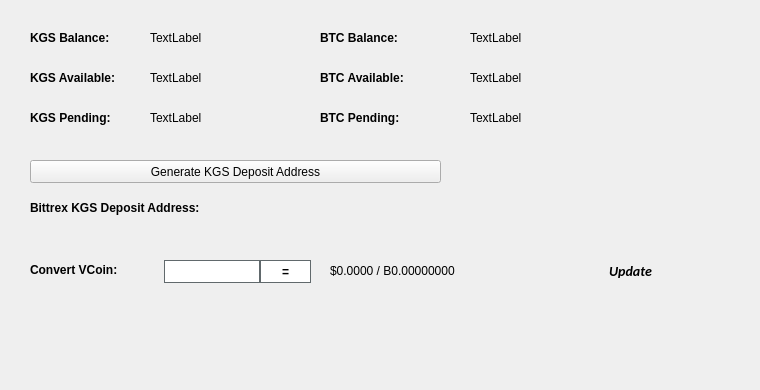
   <widget class="QWidget" name="BalanceTab">
    <attribute name="title">
     <string>Balance</string>
    </attribute>
    <widget class="QLabel" name="BitcoinBalanceLabel">
     <property name="geometry">
      <rect>
       <x>470</x>
       <y>30</y>
       <width>150</width>
       <height>16</height>
      </rect>
     </property>
     <property name="text">
      <string>TextLabel</string>
     </property>
    </widget>
    <widget class="QLabel" name="KGSBalanceLabel">
     <property name="geometry">
      <rect>
       <x>150</x>
       <y>30</y>
       <width>150</width>
       <height>16</height>
      </rect>
     </property>
     <property name="text">
      <string>TextLabel</string>
     </property>
    </widget>
    <widget class="QLabel" name="label_11">
     <property name="geometry">
      <rect>
       <x>30</x>
       <y>30</y>
       <width>101</width>
       <height>16</height>
      </rect>
     </property>
     <property name="font">
      <font>
       <weight>75</weight>
       <bold>true</bold>
      </font>
     </property>
     <property name="text">
      <string>KGS Balance:</string>
     </property>
    </widget>
    <widget class="QLabel" name="label_12">
     <property name="geometry">
      <rect>
       <x>320</x>
       <y>30</y>
       <width>101</width>
       <height>16</height>
      </rect>
     </property>
     <property name="font">
      <font>
       <weight>75</weight>
       <bold>true</bold>
      </font>
     </property>
     <property name="text">
      <string>BTC Balance:</string>
     </property>
    </widget>
    <widget class="QLabel" name="KGSAvailableLabel_2">
     <property name="geometry">
      <rect>
       <x>150</x>
       <y>70</y>
       <width>150</width>
       <height>16</height>
      </rect>
     </property>
     <property name="text">
      <string>TextLabel</string>
     </property>
    </widget>
    <widget class="QLabel" name="label_13">
     <property name="geometry">
      <rect>
       <x>30</x>
       <y>70</y>
       <width>111</width>
       <height>16</height>
      </rect>
     </property>
     <property name="font">
      <font>
       <weight>75</weight>
       <bold>true</bold>
      </font>
     </property>
     <property name="text">
      <string>KGS Available:</string>
     </property>
    </widget>
    <widget class="QLabel" name="label_14">
     <property name="geometry">
      <rect>
       <x>30</x>
       <y>110</y>
       <width>101</width>
       <height>16</height>
      </rect>
     </property>
     <property name="font">
      <font>
       <weight>75</weight>
       <bold>true</bold>
      </font>
     </property>
     <property name="text">
      <string>KGS Pending:</string>
     </property>
    </widget>
    <widget class="QLabel" name="KGSPendingLabel">
     <property name="geometry">
      <rect>
       <x>150</x>
       <y>110</y>
       <width>150</width>
       <height>16</height>
      </rect>
     </property>
     <property name="text">
      <string>TextLabel</string>
     </property>
    </widget>
    <widget class="QLabel" name="label_15">
     <property name="geometry">
      <rect>
       <x>320</x>
       <y>70</y>
       <width>111</width>
       <height>16</height>
      </rect>
     </property>
     <property name="font">
      <font>
       <weight>75</weight>
       <bold>true</bold>
      </font>
     </property>
     <property name="text">
      <string>BTC Available:</string>
     </property>
    </widget>
    <widget class="QLabel" name="BitcoinAvailableLabel">
     <property name="geometry">
      <rect>
       <x>470</x>
       <y>70</y>
       <width>150</width>
       <height>16</height>
      </rect>
     </property>
     <property name="text">
      <string>TextLabel</string>
     </property>
    </widget>
    <widget class="QLabel" name="label_31">
     <property name="geometry">
      <rect>
       <x>320</x>
       <y>110</y>
       <width>111</width>
       <height>16</height>
      </rect>
     </property>
     <property name="font">
      <font>
       <weight>75</weight>
       <bold>true</bold>
      </font>
     </property>
     <property name="text">
      <string>BTC Pending:</string>
     </property>
    </widget>
    <widget class="QLabel" name="BitcoinPendingLabel">
     <property name="geometry">
      <rect>
       <x>470</x>
       <y>110</y>
       <width>150</width>
       <height>16</height>
      </rect>
     </property>
     <property name="text">
      <string>TextLabel</string>
     </property>
    </widget>
    <widget class="QLabel" name="label_33">
     <property name="geometry">
      <rect>
       <x>30</x>
       <y>200</y>
       <width>221</width>
       <height>16</height>
      </rect>
     </property>
     <property name="font">
      <font>
       <weight>75</weight>
       <bold>true</bold>
      </font>
     </property>
     <property name="text">
      <string>Bittrex KGS Deposit Address:</string>
     </property>
    </widget>
    <widget class="QPushButton" name="GenDepositBTN">
     <property name="geometry">
      <rect>
       <x>30</x>
       <y>160</y>
       <width>411</width>
       <height>23</height>
      </rect>
     </property>
     <property name="text">
      <string>Generate KGS Deposit Address</string>
     </property>
     <property name="icon">
      <iconset resource="../kgs.qrc">
       <normaloff>:/icons/bitcoin</normaloff>:/icons/bitcoin</iconset>
     </property>
    </widget>
    <widget class="QLabel" name="DepositAddressLabel">
     <property name="geometry">
      <rect>
       <x>200</x>
       <y>200</y>
       <width>261</width>
       <height>16</height>
      </rect>
     </property>
     <property name="palette">
      <palette>
       <active>
        <colorrole role="WindowText">
         <brush brushstyle="SolidPattern">
          <color alpha="255">
           <red>0</red>
           <green>0</green>
           <blue>0</blue>
          </color>
         </brush>
        </colorrole>
        <colorrole role="Text">
         <brush brushstyle="SolidPattern">
          <color alpha="255">
           <red>0</red>
           <green>0</green>
           <blue>255</blue>
          </color>
         </brush>
        </colorrole>
       </active>
       <inactive>
        <colorrole role="WindowText">
         <brush brushstyle="SolidPattern">
          <color alpha="255">
           <red>0</red>
           <green>0</green>
           <blue>0</blue>
          </color>
         </brush>
        </colorrole>
        <colorrole role="Text">
         <brush brushstyle="SolidPattern">
          <color alpha="255">
           <red>0</red>
           <green>0</green>
           <blue>255</blue>
          </color>
         </brush>
        </colorrole>
       </inactive>
       <disabled>
        <colorrole role="WindowText">
         <brush brushstyle="SolidPattern">
          <color alpha="255">
           <red>120</red>
           <green>120</green>
           <blue>120</blue>
          </color>
         </brush>
        </colorrole>
        <colorrole role="Text">
         <brush brushstyle="SolidPattern">
          <color alpha="255">
           <red>120</red>
           <green>120</green>
           <blue>120</blue>
          </color>
         </brush>
        </colorrole>
       </disabled>
      </palette>
     </property>
     <property name="font">
      <font>
       <weight>75</weight>
       <bold>true</bold>
      </font>
     </property>
     <property name="text">
      <string/>
     </property>
     <property name="alignment">
      <set>Qt::AlignRight|Qt::AlignTrailing|Qt::AlignVCenter</set>
     </property>
     <property name="textInteractionFlags">
      <set>Qt::LinksAccessibleByMouse|Qt::TextSelectableByKeyboard|Qt::TextSelectableByMouse</set>
     </property>
    </widget>
    <widget class="QLabel" name="label_8">
     <property name="geometry">
      <rect>
       <x>460</x>
       <y>300</y>
       <width>281</width>
       <height>81</height>
      </rect>
     </property>
     <property name="text">
      <string/>
     </property>
     <property name="pixmap">
      <pixmap>:/images/bittrex</pixmap>
     </property>
    </widget>
    <widget class="QWidget" name="widgetConversion" native="true">
     <property name="geometry">
      <rect>
       <x>0</x>
       <y>250</y>
       <width>751</width>
       <height>43</height>
      </rect>
     </property>
     <property name="minimumSize">
      <size>
       <width>0</width>
       <height>43</height>
      </size>
     </property>
     <property name="styleSheet">
      <string notr="true"/>
     </property>
     <widget class="QPushButton" name="btnUpdateMarketData">
      <property name="geometry">
       <rect>
        <x>575</x>
        <y>0</y>
        <width>111</width>
        <height>41</height>
       </rect>
      </property>
      <property name="sizePolicy">
       <sizepolicy hsizetype="Expanding" vsizetype="Expanding">
        <horstretch>0</horstretch>
        <verstretch>0</verstretch>
       </sizepolicy>
      </property>
      <property name="font">
       <font>
        <family>calibri</family>
        <pointsize>-1</pointsize>
        <weight>75</weight>
        <italic>true</italic>
        <bold>true</bold>
       </font>
      </property>
      <property name="styleSheet">
       <string notr="true">margin:0px;text-align:center;padding:2px;border-radius:3px;font-style:italic;width:100px;font-size:14px;font-family:calibri;font-weight:600;</string>
      </property>
      <property name="text">
       <string>Update</string>
      </property>
      <property name="iconSize">
       <size>
        <width>150</width>
        <height>35</height>
       </size>
      </property>
      <property name="autoDefault">
       <bool>true</bool>
      </property>
      <property name="default">
       <bool>true</bool>
      </property>
     </widget>
     <widget class="QLabel" name="lblConvertVCoin">
      <property name="geometry">
       <rect>
        <x>30</x>
        <y>10</y>
        <width>131</width>
        <height>20</height>
       </rect>
      </property>
      <property name="styleSheet">
       <string notr="true"/>
      </property>
      <property name="text">
       <string>&lt;html&gt;&lt;head/&gt;&lt;body&gt;&lt;p&gt;&lt;span style=&quot; font-weight:600;&quot;&gt;Convert VCoin:&lt;/span&gt;&lt;/p&gt;&lt;/body&gt;&lt;/html&gt;</string>
      </property>
     </widget>
     <widget class="QLineEdit" name="txtConvertVCoinQty">
      <property name="geometry">
       <rect>
        <x>160</x>
        <y>10</y>
        <width>100</width>
        <height>23</height>
       </rect>
      </property>
      <property name="minimumSize">
       <size>
        <width>100</width>
        <height>23</height>
       </size>
      </property>
      <property name="maximumSize">
       <size>
        <width>100</width>
        <height>16777215</height>
       </size>
      </property>
      <property name="styleSheet">
       <string notr="true">border: 1px solid #61696c;margin-left:4px;</string>
      </property>
     </widget>
     <widget class="QPushButton" name="btnConvertKGS">
      <property name="geometry">
       <rect>
        <x>260</x>
        <y>10</y>
        <width>51</width>
        <height>23</height>
       </rect>
      </property>
      <property name="minimumSize">
       <size>
        <width>0</width>
        <height>23</height>
       </size>
      </property>
      <property name="styleSheet">
       <string notr="true">border:1px solid #61696c;background:white;font-weight:600;</string>
      </property>
      <property name="text">
       <string>=</string>
      </property>
     </widget>
     <widget class="QLabel" name="lblConvertVCoinResults">
      <property name="geometry">
       <rect>
        <x>330</x>
        <y>0</y>
        <width>201</width>
        <height>41</height>
       </rect>
      </property>
      <property name="styleSheet">
       <string notr="true"/>
      </property>
      <property name="text">
       <string>$0.0000 / B0.00000000</string>
      </property>
     </widget>
     <widget class="QLabel" name="iconOverviewUpdateWait">
      <property name="geometry">
       <rect>
        <x>670</x>
        <y>10</y>
        <width>24</width>
        <height>24</height>
       </rect>
      </property>
      <property name="text">
       <string/>
      </property>
      <property name="pixmap">
       <pixmap resource="../kgs.qrc">:/icons/transaction_1</pixmap>
      </property>
      <property name="scaledContents">
       <bool>true</bool>
      </property>
      <property name="alignment">
       <set>Qt::AlignCenter</set>
      </property>
     </widget>
    </widget>
   </widget>
